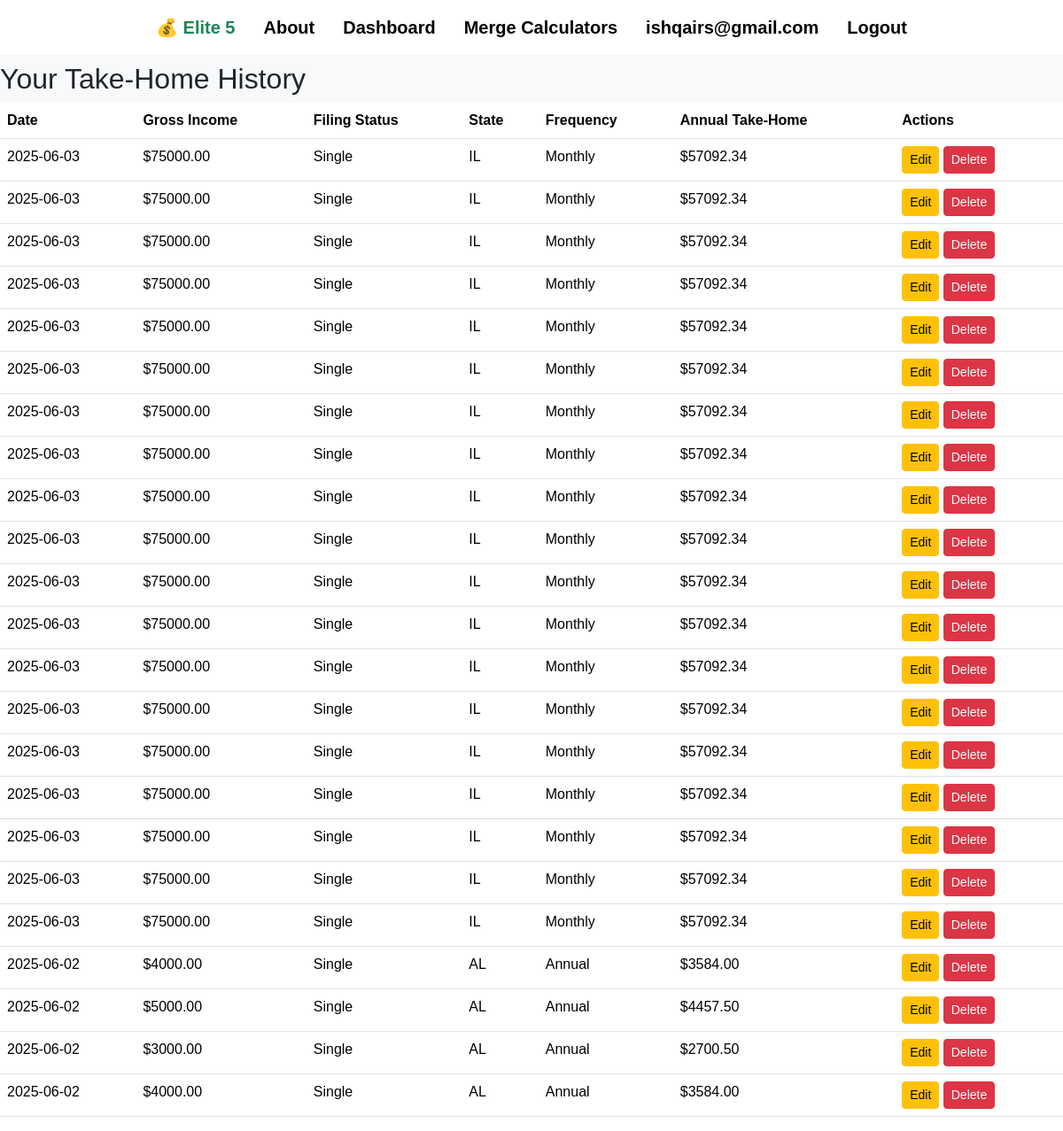
Screenshot of /take-home/history/ (signed in) with the database file from the repository.
### main/models.py (models this page shows, shortened)
class TakeHomeCalculation(models.Model):
    user = models.ForeignKey(User, on_delete=models.CASCADE)
    created_at = models.DateTimeField(auto_now_add=True)
    income = models.DecimalField(max_digits=12, decimal_places=2)
    filing_status = models.CharField(max_length=20)
    state = models.CharField(max_length=2)
    frequency = models.CharField(max_length=20)
    take_home_annual = models.DecimalField(max_digits=12, decimal_places=2)
    take_home_per_period = models.DecimalField(max_digits=10, decimal_places=2)

### main/views.py (the view)
# urls.py: path('take-home/history/', views.take_home_history, name='take_home_history'),
@login_required
def take_home_history(request):
    if request.user.is_authenticated:
        history = TakeHomeCalculation.objects.filter(user=request.user).order_by('-created_at')
        return render(request, 'main/take_home_history.html', {'history': history})
    return redirect('login')

### main/templates/main/take_home_history.html (shortened to what this page needs)
{% extends "main/base.html" %}
{% block content %}
<h2>Your Take-Home History</h2>
<table class="table">
  <thead>
    <tr>
      <th>Date</th>
      <th>Gross Income</th>
      <th>Filing Status</th>
      <th>State</th>
      <th>Frequency</th>
      <th>Annual Take-Home</th>
      <th>Actions</th>
    </tr>
  </thead>
  <tbody>
    {% for run in history %}
    <tr>
      <td>{{ run.created_at|date:"Y-m-d" }}</td>
      <td>${{ run.income }}</td>
      <td>{{ run.filing_status|title }}</td>
      <td>{{ run.state }}</td>
      <td>{{ run.frequency|title }}</td>
      <td>${{ run.take_home_annual }}</td>
      <td>
        <a href="{% url 'edit_take_home_entry' run.pk %}" class="btn btn-sm btn-warning">Edit</a>
        <form action="{% url 'delete_take_home_entry' run.pk %}" method="POST" style="display:inline;">
          <button type="submit" class="btn btn-sm btn-danger">Delete</button>
        </form>
      </td>
    </tr>
    {% endfor %}
  </tbody>
</table>
{% endblock %}

### main/templates/main/base.html (shortened to what this page needs)
{% load static %}
<!DOCTYPE html>
<html lang="en">
<head>
    <link href="https://cdn.jsdelivr.net/npm/bootstrap@5.3.2/dist/css/bootstrap.min.css" rel="stylesheet">
</head>
<body>
<nav class="navbar navbar-expand-lg navbar-light bg-white fixed-top mb-3" id="customNavbar">
  <div class="container d-flex justify-content-center align-items-center" style="max-width: 80%;">
    <div class="collapse navbar-collapse justify-content-center" id="navbarNav">
      <ul class="navbar-nav d-flex flex-row align-items-center">
        <li class="nav-item d-flex align-items-center">
          <a class="nav-link fs-5 mx-2 text-success no-hover" href="{% url 'landing' %}">
            💰 {{ APPNAME|default:"Elite 5" }}
          </a>
        </li>
        <li class="nav-item">
          <a class="nav-link fs-5 mx-2" href="{% url 'about' %}">About</a>
        </li>
        <li class="nav-item">
          <a class="nav-link fs-5 mx-2" href="{% url 'dashboard' %}">Dashboard</a>
        </li>
        <li class="nav-item">
          <a class="nav-link fs-5 mx-2" href="{% url 'merge_calculator' %}">Merge Calculators</a>
        </li>
        {% if user.is_authenticated %}
          <li class="nav-item">
            <span class="nav-link fs-5 mx-2 disabled">{{ user.username }}</span>
          </li>
          <li class="nav-item">
            <a class="nav-link fs-5 mx-2" href="{% url 'logout' %}">Logout</a>
          </li>
        {% else %}
          <li class="nav-item">
            <a class="nav-link fs-5 mx-2" href="{% url 'login' %}">Login</a>
          </li>
        {% endif %}
      </ul>
    </div>
  </div>
</nav>
<main>
  {% block content %}{% endblock %}
</main>
</body>
</html>

### main/templates/main/base.html (style rules this page uses)
body { font-family: Arial, sans-serif; }
main { min-height: 100vh; background-color: #f8f9fa; }
.navbar-nav .nav-link { color: black; font-weight: bold; position: relative; }
.navbar-nav .nav-link.text-success { color: green; }
.navbar-nav .nav-link.no-hover::after { display: none; }
.navbar-nav .nav-link:not(.no-hover)::after { content: ''; position: absolute; width: 0; height: 2px; display: block; background: green; transition: width 0.3s; bottom: 0; left: 0; }
main { padding-top: 70px; }

### rows the page displays
TakeHomeCalculation: created_at "2025-06-03", income "75000.00", filing_status "Single", state "IL", frequency "Monthly", take_home_annual "57092.34"
TakeHomeCalculation: created_at "2025-06-03", income "75000.00", filing_status "Single", state "IL", frequency "Monthly", take_home_annual "57092.34"
TakeHomeCalculation: created_at "2025-06-03", income "75000.00", filing_status "Single", state "IL", frequency "Monthly", take_home_annual "57092.34"
TakeHomeCalculation: created_at "2025-06-03", income "75000.00", filing_status "Single", state "IL", frequency "Monthly", take_home_annual "57092.34"
TakeHomeCalculation: created_at "2025-06-03", income "75000.00", filing_status "Single", state "IL", frequency "Monthly", take_home_annual "57092.34"
TakeHomeCalculation: created_at "2025-06-03", income "75000.00", filing_status "Single", state "IL", frequency "Monthly", take_home_annual "57092.34"
TakeHomeCalculation: created_at "2025-06-03", income "75000.00", filing_status "Single", state "IL", frequency "Monthly", take_home_annual "57092.34"
TakeHomeCalculation: created_at "2025-06-03", income "75000.00", filing_status "Single", state "IL", frequency "Monthly", take_home_annual "57092.34"
TakeHomeCalculation: created_at "2025-06-03", income "75000.00", filing_status "Single", state "IL", frequency "Monthly", take_home_annual "57092.34"
TakeHomeCalculation: created_at "2025-06-03", income "75000.00", filing_status "Single", state "IL", frequency "Monthly", take_home_annual "57092.34"
TakeHomeCalculation: created_at "2025-06-03", income "75000.00", filing_status "Single", state "IL", frequency "Monthly", take_home_annual "57092.34"
TakeHomeCalculation: created_at "2025-06-03", income "75000.00", filing_status "Single", state "IL", frequency "Monthly", take_home_annual "57092.34"
TakeHomeCalculation: created_at "2025-06-03", income "75000.00", filing_status "Single", state "IL", frequency "Monthly", take_home_annual "57092.34"
TakeHomeCalculation: created_at "2025-06-03", income "75000.00", filing_status "Single", state "IL", frequency "Monthly", take_home_annual "57092.34"
TakeHomeCalculation: created_at "2025-06-03", income "75000.00", filing_status "Single", state "IL", frequency "Monthly", take_home_annual "57092.34"
TakeHomeCalculation: created_at "2025-06-03", income "75000.00", filing_status "Single", state "IL", frequency "Monthly", take_home_annual "57092.34"
TakeHomeCalculation: created_at "2025-06-03", income "75000.00", filing_status "Single", state "IL", frequency "Monthly", take_home_annual "57092.34"
TakeHomeCalculation: created_at "2025-06-03", income "75000.00", filing_status "Single", state "IL", frequency "Monthly", take_home_annual "57092.34"
TakeHomeCalculation: created_at "2025-06-03", income "75000.00", filing_status "Single", state "IL", frequency "Monthly", take_home_annual "57092.34"
TakeHomeCalculation: created_at "2025-06-02", income "4000.00", filing_status "Single", state "AL", frequency "Annual", take_home_annual "3584.00"
TakeHomeCalculation: created_at "2025-06-02", income "5000.00", filing_status "Single", state "AL", frequency "Annual", take_home_annual "4457.50"
TakeHomeCalculation: created_at "2025-06-02", income "3000.00", filing_status "Single", state "AL", frequency "Annual", take_home_annual "2700.50"
TakeHomeCalculation: created_at "2025-06-02", income "4000.00", filing_status "Single", state "AL", frequency "Annual", take_home_annual "3584.00"

### other values shown
{{ APPNAME|default:"Elite 5" }} "Elite 5"
{{ user.username }} "ishqairs@gmail.com"
